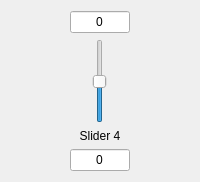
        <widget class="QWidget" name="wgt_sld_4" native="true">
         <property name="sizePolicy">
          <sizepolicy hsizetype="Minimum" vsizetype="Preferred">
           <horstretch>0</horstretch>
           <verstretch>0</verstretch>
          </sizepolicy>
         </property>
         <layout class="QGridLayout" name="gridLayout_5">
          <property name="sizeConstraint">
           <enum>QLayout::SetMinimumSize</enum>
          </property>
          <item row="1" column="0">
           <layout class="QVBoxLayout" name="verticalLayout_4">
            <item alignment="Qt::AlignHCenter">
             <widget class="QSlider" name="slider4">
              <property name="minimum">
               <number>-30</number>
              </property>
              <property name="maximum">
               <number>30</number>
              </property>
              <property name="singleStep">
               <number>1</number>
              </property>
              <property name="value">
               <number>0</number>
              </property>
              <property name="orientation">
               <enum>Qt::Vertical</enum>
              </property>
             </widget>
            </item>
            <item>
             <widget class="QLabel" name="label_slider4">
              <property name="sizePolicy">
               <sizepolicy hsizetype="Minimum" vsizetype="Preferred">
                <horstretch>0</horstretch>
                <verstretch>0</verstretch>
               </sizepolicy>
              </property>
              <property name="text">
               <string>Slider 4</string>
              </property>
              <property name="alignment">
               <set>Qt::AlignCenter</set>
              </property>
             </widget>
            </item>
           </layout>
          </item>
          <item row="2" column="0">
           <widget class="QLineEdit" name="lnEdit_freq_slider_4">
            <property name="sizePolicy">
             <sizepolicy hsizetype="Minimum" vsizetype="Fixed">
              <horstretch>0</horstretch>
              <verstretch>0</verstretch>
             </sizepolicy>
            </property>
            <property name="minimumSize">
             <size>
              <width>50</width>
              <height>0</height>
             </size>
            </property>
            <property name="maximumSize">
             <size>
              <width>60</width>
              <height>16777215</height>
             </size>
            </property>
            <property name="inputMask">
             <string/>
            </property>
            <property name="text">
             <string>0</string>
            </property>
            <property name="alignment">
             <set>Qt::AlignCenter</set>
            </property>
            <property name="readOnly">
             <bool>true</bool>
            </property>
           </widget>
          </item>
          <item row="0" column="0">
           <widget class="QLineEdit" name="lnEdit_gain_slider_4">
            <property name="sizePolicy">
             <sizepolicy hsizetype="Minimum" vsizetype="Fixed">
              <horstretch>0</horstretch>
              <verstretch>0</verstretch>
             </sizepolicy>
            </property>
            <property name="minimumSize">
             <size>
              <width>50</width>
              <height>0</height>
             </size>
            </property>
            <property name="maximumSize">
             <size>
              <width>60</width>
              <height>16777215</height>
             </size>
            </property>
            <property name="text">
             <string>0</string>
            </property>
            <property name="alignment">
             <set>Qt::AlignCenter</set>
            </property>
            <property name="readOnly">
             <bool>true</bool>
            </property>
           </widget>
          </item>
         </layout>
        </widget>
